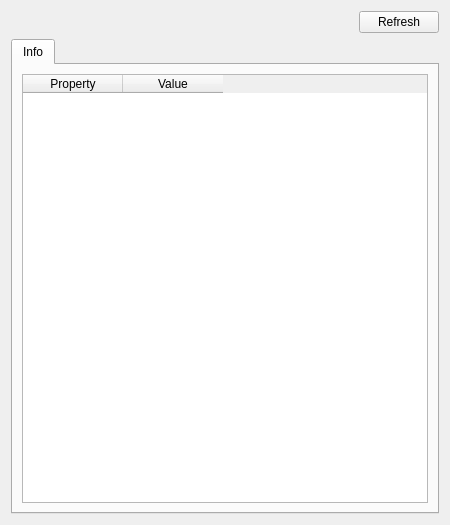
<?xml version="1.0" encoding="UTF-8"?>
<ui version="4.0">
 <class>ObjectTypeDetailWndClass</class>
 <widget class="QWidget" name="ObjectTypeDetailWndClass">
  <property name="geometry">
   <rect>
    <x>0</x>
    <y>0</y>
    <width>450</width>
    <height>525</height>
   </rect>
  </property>
  <property name="windowTitle">
   <string>ObjectTypeDetail</string>
  </property>
  <layout class="QGridLayout" name="gridLayout_4">
   <item row="0" column="0">
    <layout class="QVBoxLayout" name="verticalLayout">
     <item>
      <layout class="QHBoxLayout" name="horizontalLayout">
       <item>
        <spacer name="horizontalSpacer">
         <property name="orientation">
          <enum>Qt::Horizontal</enum>
         </property>
         <property name="sizeHint" stdset="0">
          <size>
           <width>40</width>
           <height>20</height>
          </size>
         </property>
        </spacer>
       </item>
       <item>
        <widget class="QPushButton" name="ObjectTypeDetailRefreshButton">
         <property name="text">
          <string>Refresh</string>
         </property>
        </widget>
       </item>
      </layout>
     </item>
     <item>
      <widget class="QTabWidget" name="ObjectTypeDetailTab">
       <property name="currentIndex">
        <number>0</number>
       </property>
       <widget class="QWidget" name="InfoTab">
        <attribute name="title">
         <string>Info</string>
        </attribute>
        <layout class="QGridLayout" name="gridLayout">
         <item row="0" column="0">
          <widget class="QTableWidget" name="InfoTable">
           <property name="editTriggers">
            <set>QAbstractItemView::NoEditTriggers</set>
           </property>
           <property name="selectionMode">
            <enum>QAbstractItemView::SingleSelection</enum>
           </property>
           <property name="selectionBehavior">
            <enum>QAbstractItemView::SelectRows</enum>
           </property>
           <attribute name="verticalHeaderVisible">
            <bool>false</bool>
           </attribute>
           <column>
            <property name="text">
             <string>Property</string>
            </property>
           </column>
           <column>
            <property name="text">
             <string>Value</string>
            </property>
           </column>
          </widget>
         </item>
        </layout>
       </widget>
      </widget>
     </item>
    </layout>
   </item>
  </layout>
 </widget>
 <resources/>
 <connections/>
</ui>
